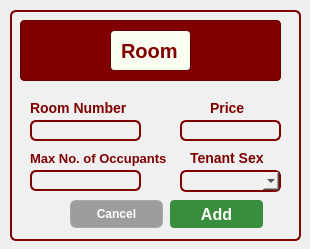
<?xml version="1.0" encoding="UTF-8"?>
<ui version="4.0">
 <class>Dialog</class>
 <widget class="QDialog" name="Dialog">
  <property name="geometry">
   <rect>
    <x>0</x>
    <y>0</y>
    <width>310</width>
    <height>249</height>
   </rect>
  </property>
  <property name="windowTitle">
   <string>Dialog</string>
  </property>
  <widget class="QFrame" name="frame">
   <property name="geometry">
    <rect>
     <x>10</x>
     <y>10</y>
     <width>291</width>
     <height>231</height>
    </rect>
   </property>
   <property name="styleSheet">
    <string notr="true">background-color: rgb(240, 240, 240);
border: 2px solid #800000;
border-radius: 6px;
</string>
   </property>
   <property name="frameShape">
    <enum>QFrame::StyledPanel</enum>
   </property>
   <property name="frameShadow">
    <enum>QFrame::Raised</enum>
   </property>
   <widget class="QFrame" name="frame_3">
    <property name="geometry">
     <rect>
      <x>10</x>
      <y>10</y>
      <width>261</width>
      <height>61</height>
     </rect>
    </property>
    <property name="styleSheet">
     <string notr="true">background-color: #800000;  /* Maroon background */
                border: 1px solid #660000;  /* Darker maroon border */
                border-radius: 4px;
                padding: 5px;
                font-family: 'Times New Roman', serif;  /* Formal font */
                font-size: 14px;
                color: white;</string>
    </property>
    <property name="frameShape">
     <enum>QFrame::StyledPanel</enum>
    </property>
    <property name="frameShadow">
     <enum>QFrame::Raised</enum>
    </property>
    <widget class="QLabel" name="label_2">
     <property name="geometry">
      <rect>
       <x>90</x>
       <y>10</y>
       <width>81</width>
       <height>41</height>
      </rect>
     </property>
     <property name="styleSheet">
      <string notr="true">background-color: rgb(250, 255, 242);
border: 1px solid #660000;
border-radius: 4px;
padding: 5px;
font-family: 'Cal Sans', sans-serif;
font-weight: 700;
font-style: normal;
font-size: 20px;
color: #800000;
text-align: center;
vertical-align: middle;

</string>
     </property>
     <property name="text">
      <string>Room</string>
     </property>
    </widget>
   </widget>
   <widget class="QLineEdit" name="RoomNumberLineEdit">
    <property name="geometry">
     <rect>
      <x>20</x>
      <y>110</y>
      <width>111</width>
      <height>21</height>
     </rect>
    </property>
   </widget>
   <widget class="QLabel" name="label_3">
    <property name="geometry">
     <rect>
      <x>20</x>
      <y>90</y>
      <width>111</width>
      <height>16</height>
     </rect>
    </property>
    <property name="styleSheet">
     <string notr="true">background: none;
    border: none;
    color: #800000;
    font-family: 'Cal Sans', sans-serif;
    font-weight: 700;
    font-style: normal;
    font-size: 14px;</string>
    </property>
    <property name="text">
     <string>Room Number</string>
    </property>
   </widget>
   <widget class="QLineEdit" name="PriceLineEdit">
    <property name="geometry">
     <rect>
      <x>170</x>
      <y>110</y>
      <width>101</width>
      <height>21</height>
     </rect>
    </property>
   </widget>
   <widget class="QLabel" name="label_4">
    <property name="geometry">
     <rect>
      <x>200</x>
      <y>90</y>
      <width>61</width>
      <height>16</height>
     </rect>
    </property>
    <property name="styleSheet">
     <string notr="true">background: none;
    border: none;
    color: #800000;
    font-family: 'Cal Sans', sans-serif;
    font-weight: 700;
    font-style: normal;
    font-size: 14px;</string>
    </property>
    <property name="text">
     <string>Price</string>
    </property>
   </widget>
   <widget class="QLabel" name="label_10">
    <property name="geometry">
     <rect>
      <x>180</x>
      <y>140</y>
      <width>81</width>
      <height>16</height>
     </rect>
    </property>
    <property name="styleSheet">
     <string notr="true">background: none;
    border: none;
    color: #800000;
    font-family: 'Cal Sans', sans-serif;
    font-weight: 700;
    font-style: normal;
    font-size: 14px;</string>
    </property>
    <property name="text">
     <string>Tenant Sex</string>
    </property>
   </widget>
   <widget class="QPushButton" name="AddpushButton">
    <property name="geometry">
     <rect>
      <x>160</x>
      <y>190</y>
      <width>93</width>
      <height>28</height>
     </rect>
    </property>
    <property name="styleSheet">
     <string notr="true">background-color: #388E3C; /* Darker green */
color: white;
font-family: &quot;Cal Sans&quot;, sans-serif;
font-weight: 700; /* Bold */
font-size: 16px;
border: none;
border-radius: 4px;
padding: 6px 12px;
</string>
    </property>
    <property name="text">
     <string>Add</string>
    </property>
   </widget>
   <widget class="QPushButton" name="CancelpushButton">
    <property name="geometry">
     <rect>
      <x>60</x>
      <y>190</y>
      <width>93</width>
      <height>28</height>
     </rect>
    </property>
    <property name="styleSheet">
     <string notr="true">background: rgb(157, 157, 157);
color: white;
font-family: 'Cal Sans', sans-serif;
font-weight: 500;
font-style: normal;
font-size: 12px;
border: 1px solid rgb(169, 169, 169);
</string>
    </property>
    <property name="text">
     <string>Cancel</string>
    </property>
   </widget>
   <widget class="QComboBox" name="TenantSexComboBox">
    <property name="geometry">
     <rect>
      <x>170</x>
      <y>160</y>
      <width>101</width>
      <height>22</height>
     </rect>
    </property>
   </widget>
   <widget class="QLabel" name="label_13">
    <property name="geometry">
     <rect>
      <x>20</x>
      <y>140</y>
      <width>161</width>
      <height>16</height>
     </rect>
    </property>
    <property name="styleSheet">
     <string notr="true">background: none;
    border: none;
    color: #800000;
    font-family: 'Cal Sans', sans-serif;
    font-weight: 700;
    font-style: normal;
    font-size: 13px;</string>
    </property>
    <property name="text">
     <string>Max No. of Occupants</string>
    </property>
   </widget>
   <widget class="QLineEdit" name="MaxNoOccupantsLineEdit">
    <property name="geometry">
     <rect>
      <x>20</x>
      <y>160</y>
      <width>111</width>
      <height>21</height>
     </rect>
    </property>
   </widget>
  </widget>
 </widget>
 <resources/>
 <connections/>
</ui>
